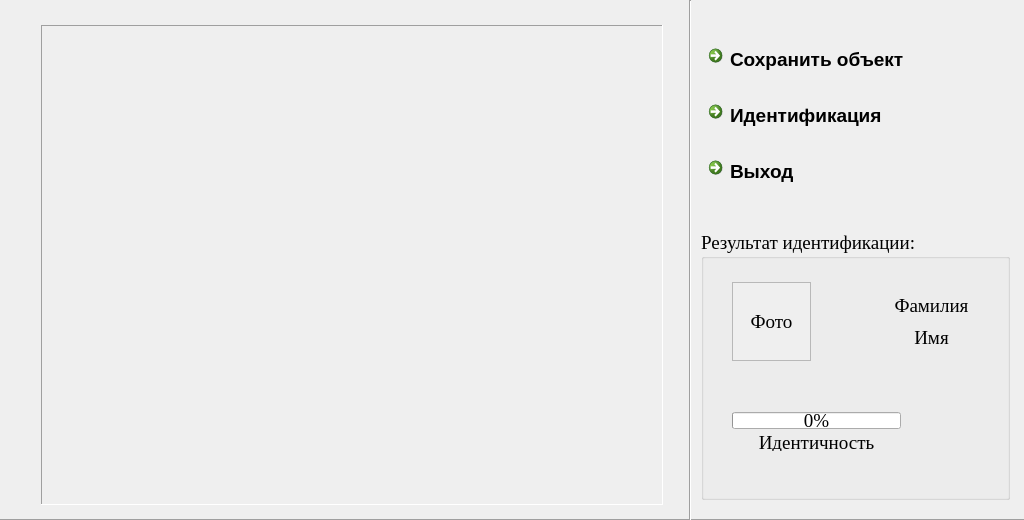
<?xml version="1.0" encoding="UTF-8"?>
<ui version="4.0">
 <class>Fesa_Identification_QtClass</class>
 <widget class="QWidget" name="Fesa_Identification_QtClass">
  <property name="geometry">
   <rect>
    <x>0</x>
    <y>0</y>
    <width>1024</width>
    <height>520</height>
   </rect>
  </property>
  <property name="sizePolicy">
   <sizepolicy hsizetype="Fixed" vsizetype="Fixed">
    <horstretch>0</horstretch>
    <verstretch>0</verstretch>
   </sizepolicy>
  </property>
  <property name="minimumSize">
   <size>
    <width>1024</width>
    <height>520</height>
   </size>
  </property>
  <property name="maximumSize">
   <size>
    <width>1024</width>
    <height>520</height>
   </size>
  </property>
  <property name="windowTitle">
   <string>Идентификация по снимку лица. V 1.0</string>
  </property>
  <widget class="Line" name="line">
   <property name="geometry">
    <rect>
     <x>-10</x>
     <y>500</y>
     <width>1061</width>
     <height>41</height>
    </rect>
   </property>
   <property name="orientation">
    <enum>Qt::Horizontal</enum>
   </property>
  </widget>
  <widget class="Line" name="line_2">
   <property name="geometry">
    <rect>
     <x>680</x>
     <y>0</y>
     <width>20</width>
     <height>521</height>
    </rect>
   </property>
   <property name="orientation">
    <enum>Qt::Vertical</enum>
   </property>
  </widget>
  <widget class="QWidget" name="verticalLayoutWidget">
   <property name="geometry">
    <rect>
     <x>690</x>
     <y>20</y>
     <width>331</width>
     <height>191</height>
    </rect>
   </property>
   <layout class="QVBoxLayout" name="verticalLayout">
    <item>
     <spacer name="verticalSpacer_8">
      <property name="orientation">
       <enum>Qt::Vertical</enum>
      </property>
      <property name="sizeHint" stdset="0">
       <size>
        <width>20</width>
        <height>40</height>
       </size>
      </property>
     </spacer>
    </item>
    <item>
     <widget class="QCommandLinkButton" name="commandLinkButton">
      <property name="font">
       <font>
        <family>Segoe UI</family>
        <pointsize>14</pointsize>
       </font>
      </property>
      <property name="text">
       <string>Сохранить объект</string>
      </property>
     </widget>
    </item>
    <item>
     <spacer name="verticalSpacer_2">
      <property name="orientation">
       <enum>Qt::Vertical</enum>
      </property>
      <property name="sizeHint" stdset="0">
       <size>
        <width>20</width>
        <height>40</height>
       </size>
      </property>
     </spacer>
    </item>
    <item>
     <widget class="QCommandLinkButton" name="commandLinkButton_2">
      <property name="font">
       <font>
        <family>Segoe UI</family>
        <pointsize>14</pointsize>
       </font>
      </property>
      <property name="text">
       <string>Идентификация</string>
      </property>
     </widget>
    </item>
    <item>
     <spacer name="verticalSpacer">
      <property name="orientation">
       <enum>Qt::Vertical</enum>
      </property>
      <property name="sizeHint" stdset="0">
       <size>
        <width>20</width>
        <height>40</height>
       </size>
      </property>
     </spacer>
    </item>
    <item>
     <widget class="QCommandLinkButton" name="commandLinkButton_3">
      <property name="font">
       <font>
        <family>Segoe UI</family>
        <pointsize>14</pointsize>
       </font>
      </property>
      <property name="text">
       <string>Выход</string>
      </property>
     </widget>
    </item>
    <item>
     <spacer name="verticalSpacer_7">
      <property name="orientation">
       <enum>Qt::Vertical</enum>
      </property>
      <property name="sizeHint" stdset="0">
       <size>
        <width>20</width>
        <height>40</height>
       </size>
      </property>
     </spacer>
    </item>
   </layout>
  </widget>
  <widget class="QWidget" name="verticalLayoutWidget_2">
   <property name="geometry">
    <rect>
     <x>30</x>
     <y>10</y>
     <width>644</width>
     <height>510</height>
    </rect>
   </property>
   <layout class="QVBoxLayout" name="verticalLayout_2">
    <item>
     <widget class="QLabel" name="label">
      <property name="sizePolicy">
       <sizepolicy hsizetype="Fixed" vsizetype="Maximum">
        <horstretch>0</horstretch>
        <verstretch>0</verstretch>
       </sizepolicy>
      </property>
      <property name="maximumSize">
       <size>
        <width>640</width>
        <height>480</height>
       </size>
      </property>
      <property name="layoutDirection">
       <enum>Qt::LeftToRight</enum>
      </property>
      <property name="frameShape">
       <enum>QFrame::Panel</enum>
      </property>
      <property name="frameShadow">
       <enum>QFrame::Sunken</enum>
      </property>
      <property name="text">
       <string/>
      </property>
      <property name="pixmap">
       <pixmap resource="fesa_identification_qt.qrc">:/Fesa_Identification_Qt/Resources/font_label.bmp</pixmap>
      </property>
      <property name="alignment">
       <set>Qt::AlignCenter</set>
      </property>
      <property name="textInteractionFlags">
       <set>Qt::NoTextInteraction</set>
      </property>
     </widget>
    </item>
   </layout>
  </widget>
  <widget class="QWidget" name="verticalLayoutWidget_6">
   <property name="geometry">
    <rect>
     <x>690</x>
     <y>220</y>
     <width>331</width>
     <height>291</height>
    </rect>
   </property>
   <layout class="QVBoxLayout" name="verticalLayout_6">
    <item>
     <widget class="QGroupBox" name="groupBox">
      <property name="font">
       <font>
        <family>Times New Roman</family>
        <pointsize>14</pointsize>
        <weight>50</weight>
        <italic>false</italic>
        <bold>false</bold>
       </font>
      </property>
      <property name="title">
       <string>Результат идентификации:</string>
      </property>
      <property name="checkable">
       <bool>false</bool>
      </property>
      <widget class="QWidget" name="verticalLayoutWidget_7">
       <property name="geometry">
        <rect>
         <x>140</x>
         <y>50</y>
         <width>181</width>
         <height>81</height>
        </rect>
       </property>
       <layout class="QVBoxLayout" name="verticalLayout_7">
        <property name="leftMargin">
         <number>0</number>
        </property>
        <property name="rightMargin">
         <number>0</number>
        </property>
        <item>
         <widget class="QLabel" name="label_3">
          <property name="layoutDirection">
           <enum>Qt::LeftToRight</enum>
          </property>
          <property name="inputMethodHints">
           <set>Qt::ImhDialableCharactersOnly</set>
          </property>
          <property name="text">
           <string>Фамилия</string>
          </property>
          <property name="alignment">
           <set>Qt::AlignCenter</set>
          </property>
         </widget>
        </item>
        <item>
         <widget class="QLabel" name="label_4">
          <property name="layoutDirection">
           <enum>Qt::LeftToRight</enum>
          </property>
          <property name="inputMethodHints">
           <set>Qt::ImhDialableCharactersOnly</set>
          </property>
          <property name="text">
           <string>Имя</string>
          </property>
          <property name="alignment">
           <set>Qt::AlignCenter</set>
          </property>
         </widget>
        </item>
       </layout>
      </widget>
      <widget class="QWidget" name="horizontalLayoutWidget">
       <property name="geometry">
        <rect>
         <x>20</x>
         <y>40</y>
         <width>101</width>
         <height>101</height>
        </rect>
       </property>
       <layout class="QHBoxLayout" name="horizontalLayout">
        <item>
         <widget class="QLabel" name="label_5">
          <property name="cursor">
           <cursorShape>CrossCursor</cursorShape>
          </property>
          <property name="autoFillBackground">
           <bool>true</bool>
          </property>
          <property name="frameShape">
           <enum>QFrame::StyledPanel</enum>
          </property>
          <property name="text">
           <string>Фото</string>
          </property>
          <property name="textFormat">
           <enum>Qt::AutoText</enum>
          </property>
          <property name="alignment">
           <set>Qt::AlignCenter</set>
          </property>
         </widget>
        </item>
       </layout>
      </widget>
      <widget class="QWidget" name="verticalLayoutWidget_5">
       <property name="geometry">
        <rect>
         <x>20</x>
         <y>170</y>
         <width>191</width>
         <height>61</height>
        </rect>
       </property>
       <layout class="QVBoxLayout" name="verticalLayout_5">
        <item>
         <widget class="QProgressBar" name="progressBar">
          <property name="maximum">
           <number>100</number>
          </property>
          <property name="value">
           <number>0</number>
          </property>
          <property name="alignment">
           <set>Qt::AlignCenter</set>
          </property>
          <property name="textVisible">
           <bool>true</bool>
          </property>
          <property name="orientation">
           <enum>Qt::Horizontal</enum>
          </property>
          <property name="invertedAppearance">
           <bool>false</bool>
          </property>
         </widget>
        </item>
        <item>
         <widget class="QLabel" name="label_2">
          <property name="text">
           <string>Идентичность</string>
          </property>
          <property name="alignment">
           <set>Qt::AlignCenter</set>
          </property>
         </widget>
        </item>
       </layout>
      </widget>
     </widget>
    </item>
   </layout>
  </widget>
 </widget>
 <layoutdefault spacing="6" margin="11"/>
 <resources>
  <include location="fesa_identification_qt.qrc"/>
 </resources>
 <connections/>
</ui>
